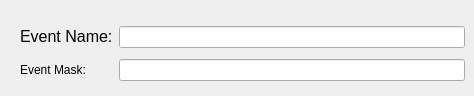
     <widget class="QWidget" name="tabEvent">
      <attribute name="title">
       <string>Event</string>
      </attribute>
      <widget class="QWidget" name="layoutWidget">
       <property name="geometry">
        <rect>
         <x>20</x>
         <y>21</y>
         <width>445</width>
         <height>66</height>
        </rect>
       </property>
       <layout class="QGridLayout" name="gridLayout_6">
        <item row="0" column="0">
         <widget class="QLabel" name="label_25">
          <property name="text">
           <string>&lt;html&gt;&lt;head/&gt;&lt;body&gt;&lt;p&gt;&lt;span style=&quot; font-size:12pt;&quot;&gt;Event Name:&lt;/span&gt;&lt;/p&gt;&lt;/body&gt;&lt;/html&gt;</string>
          </property>
         </widget>
        </item>
        <item row="0" column="1">
         <widget class="QLineEdit" name="leEventName">
          <property name="minimumSize">
           <size>
            <width>331</width>
            <height>0</height>
           </size>
          </property>
         </widget>
        </item>
        <item row="1" column="0">
         <widget class="QLabel" name="label_26">
          <property name="text">
           <string>&lt;html&gt;&lt;head/&gt;&lt;body&gt;&lt;p&gt;Event Mask:&lt;/p&gt;&lt;/body&gt;&lt;/html&gt;</string>
          </property>
         </widget>
        </item>
        <item row="1" column="1">
         <widget class="QLineEdit" name="leEventMask">
          <property name="minimumSize">
           <size>
            <width>331</width>
            <height>0</height>
           </size>
          </property>
         </widget>
        </item>
       </layout>
      </widget>
     </widget>
